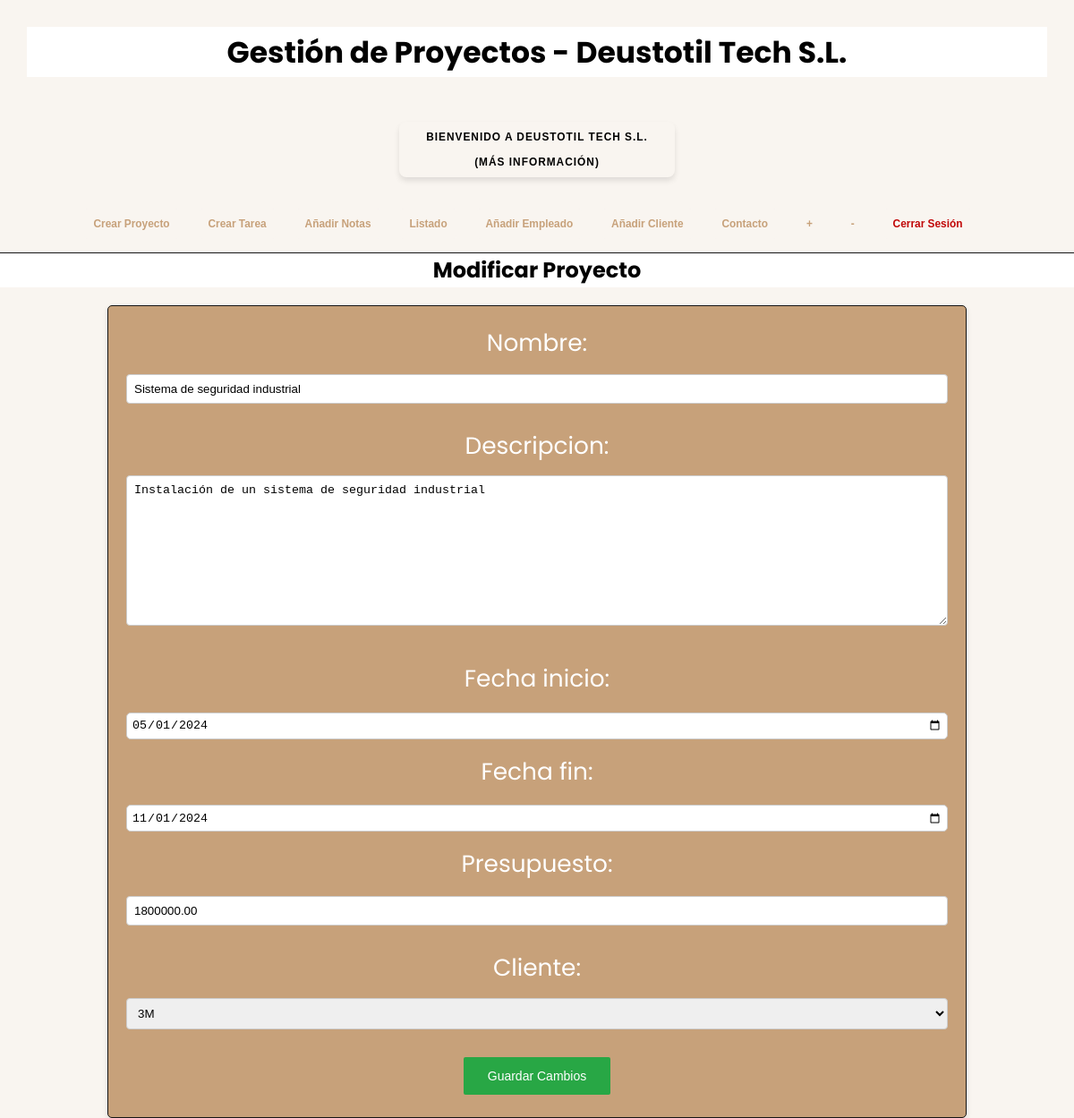
The app's page /DjangoGePrApp/modificarProyecto/5/ (signed in), older data.
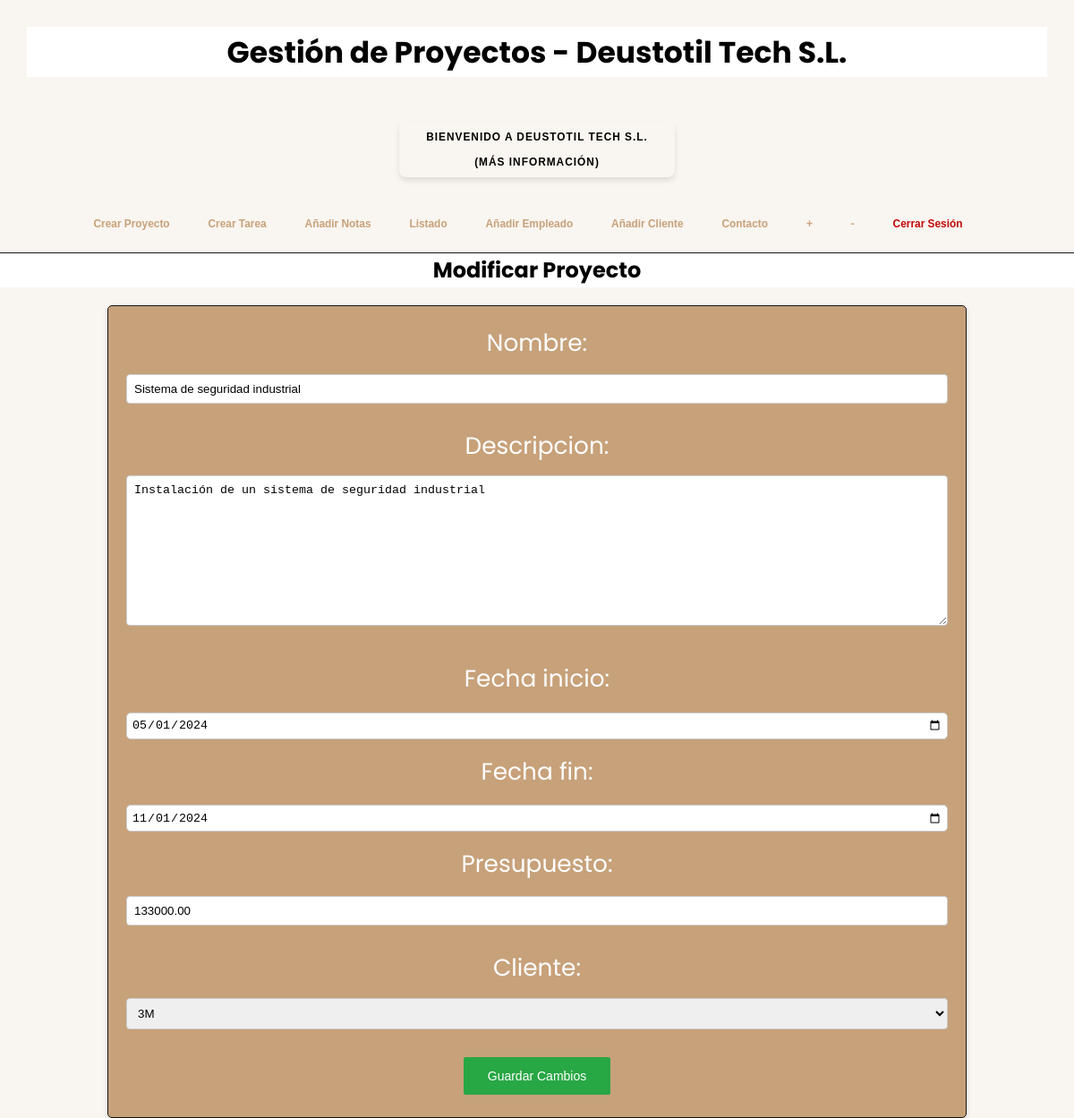
The same page, newer data.
### DjangoGePrApp/models.py (models this page shows, shortened)
class Proyecto(models.Model):
    nombre = models.CharField(max_length=100)
    descripcion = models.TextField()
    fecha_inicio = models.DateField()
    fecha_fin = models.DateField()
    presupuesto = models.DecimalField(max_digits=10, decimal_places=2)
    cliente = models.ForeignKey(
        Cliente, on_delete=models.CASCADE, related_name="proyectos"
    )

class Cliente(models.Model):
    nombre = models.CharField(max_length=100)
    telefono = models.CharField(max_length=20)
    direccion = models.CharField(max_length=255)
    def __str__(self):
        return self.nombre

### DjangoGePrApp/views.py (the view)
# urls.py: path('modificarProyecto/<int:proyecto_id>/', views.modificarProyecto, name='modificarProyecto'),
@login_required(login_url="login")
def modificarProyecto(request, proyecto_id):
    proyecto = Proyecto.objects.get(pk=proyecto_id)
    form = ProyectoForm(instance=proyecto)
    if request.method == "POST":
        form = ProyectoForm(request.POST, instance=proyecto)
        if form.is_valid():
            form.save()
            return redirect("listados")
    context = {"titulo_pagina": "Modificar Proyecto", "form": form}
    return render(request, "modificarProyecto.html", context)

### DjangoGePrApp/forms.py
class ProyectoForm(ModelForm):
    class Meta:
        model = Proyecto
        fields = "__all__"
        widgets = {
            "nombre": forms.TextInput(attrs={'id': 'nombrePro'}),
            "fecha_inicio": forms.DateInput(attrs={"type": "date"}),
            "fecha_fin": forms.DateInput(attrs={"type": "date"}),
        }

### DjangoGePrApp/templates/modificarProyecto.html
{% extends "index.html" %} {% block contenido %}
<form id="formularioMdfP"class="formulario" action="#" method="POST">
  {% csrf_token %} {{ form }}
  <button class="buttonCrear" type="submit">Guardar Cambios</button>
</form>
{% endblock %}

Row changes from the older to the newer data that the page shows:
changed Proyecto "Instalación de un sistema de seguridad industrial": presupuesto "1800000.00" → "133000.00"
